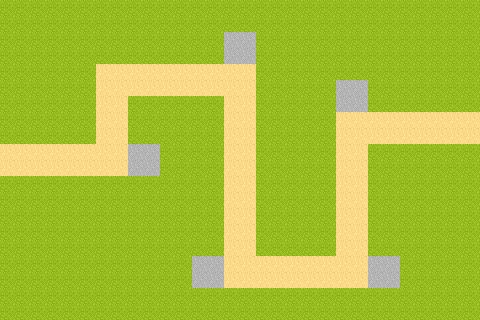

Tiled map render using the project's own tile images. Description and the map definition, with tile-layer contents summarised, below:
An orthogonal 30x20 tile map with 16x16 px tiles, 1 tile layer (Tile Layer 1), 2 tilesets and 6 objects.

<map version="1.10" tiledversion="1.11.2" orientation="orthogonal" renderorder="right-down" width="30" height="20" tilewidth="16" tileheight="16" infinite="0" nextlayerid="9" nextobjectid="112">
 <tileset firstgid="1" source="[A]Grass1_pipo.tsx" />
 <tileset firstgid="49" source="[Base]BaseChip_pipo.tsx" />
 <layer id="2" name="Tile Layer 1" width="30" height="20">
  <data>[600 cells, 600 non-empty, 3 distinct tile ids]</data>
 </layer>
 <objectgroup id="7" name="EnemyPath">
  <object id="105" x="2.86008" y="158.449">
   <polyline points="0,0 108.111,0.572017 108.683,-78.9383 236.815,-78.9383 236.243,111.543 348.358,112.687 347.786,-30.3169 476.49,-31.4609" />
  </object>
 </objectgroup>
 <objectgroup id="8" name="Tower">
  <object id="106" x="142.432" y="160.737">
   <point />
  </object>
  <object id="107" x="238.531" y="48.0494">
   <point />
  </object>
  <object id="108" x="351.79" y="95.5268">
   <point />
  </object>
  <object id="109" x="207.642" y="272.28">
   <point />
  </object>
  <object id="110" x="383.823" y="272.28">
   <point />
  </object>
 </objectgroup>
</map>
